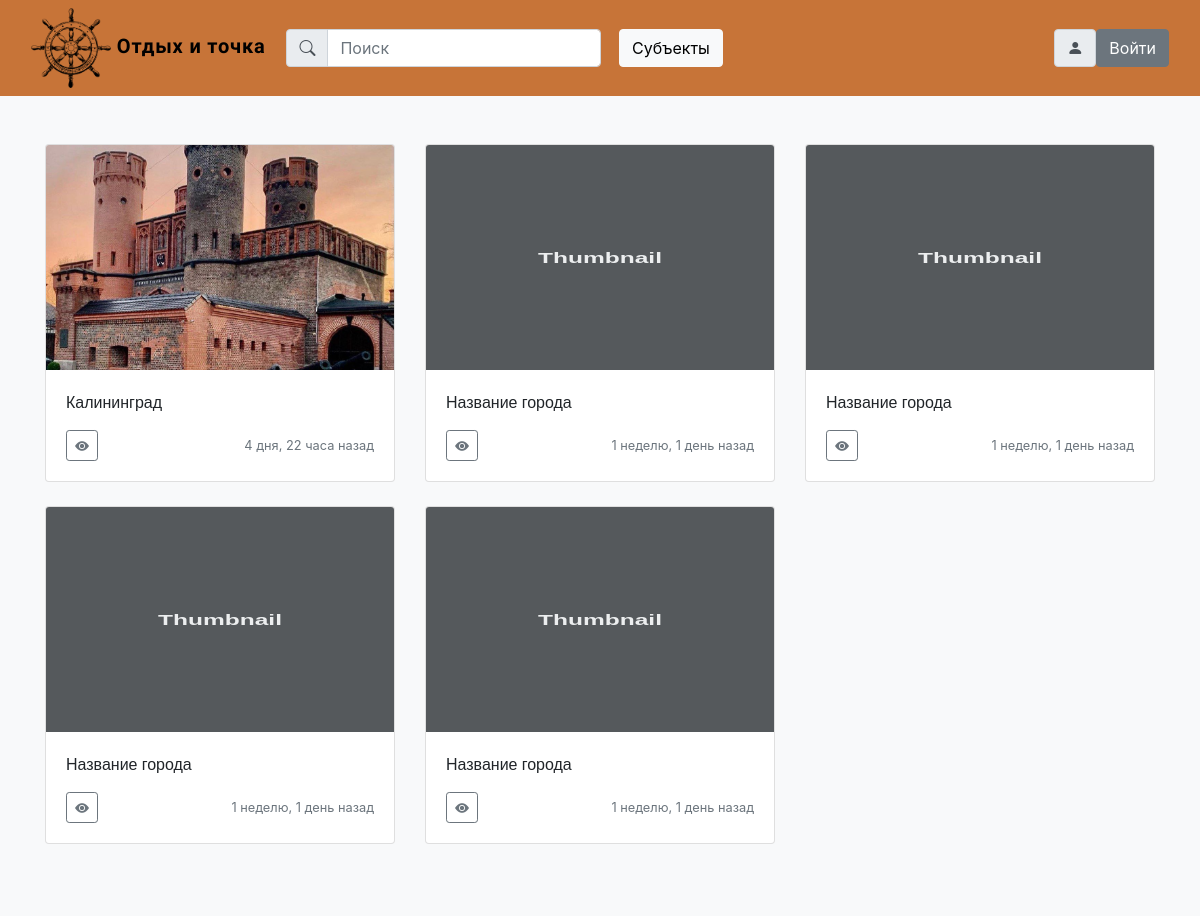
Before: / with the older database file.
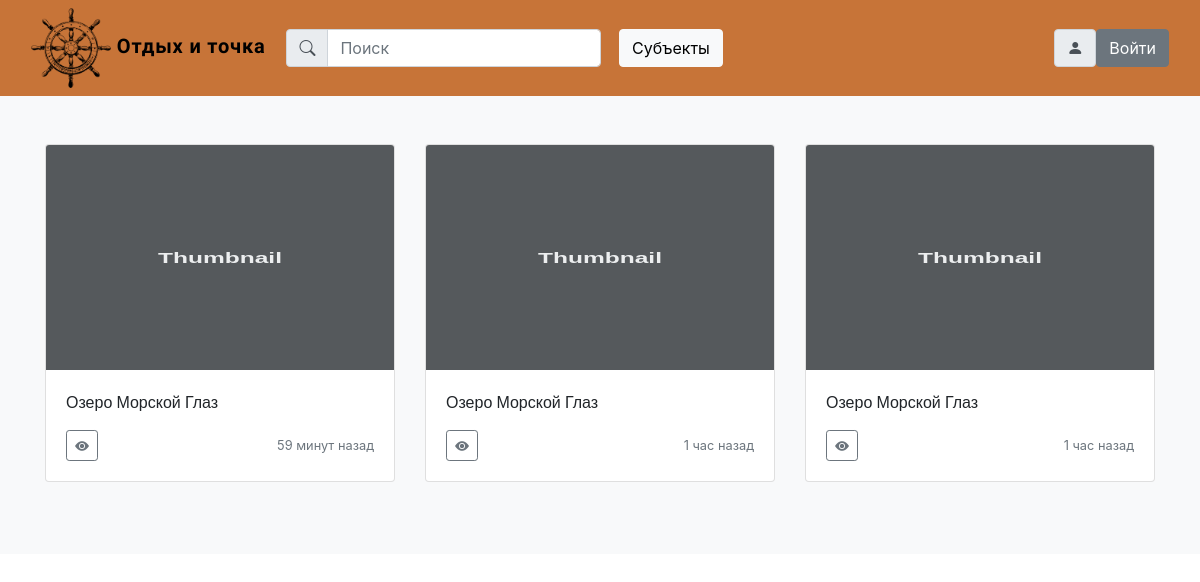
After: the same page with the newer database file.
### main/models.py (models this page shows, shortened)
class AlbumElem(models.Model):  # реализация непосредственно с SQLite
    photo = models.ImageField(upload_to='photos/')
    title = models.TextField(max_length=255, default='Название города')
    content = models.TextField(blank=True)
    time_of_creation = models.DateTimeField(auto_now_add=True)
    bookmark = models.ManyToManyField(User)
    def get_absolute_url(self):
        return reverse('albumelem', kwargs={'album_elem_id': self.pk})
    class Meta:
        verbose_name = 'Статьи на сайте'
        verbose_name_plural = 'Статьи на сайте'

### main/views.py (the view)
# urls.py: path('', index, name='home'),
def index(request):
    elems = AlbumElem.objects.all().order_by('-id')
    if request.method == 'POST':
        for elem in elems:
            button = 'fav{0}'.format(elem.pk)
            if button in request.POST.keys():
                elem.bookmark.add(request.user)
    else:
        print('Tried to register: May be method is not POST?')
    return render(request, 'main/index.html', {'album_elem_list': elems, 'title': 'Главная'})

### main/templates/main/index.html (shortened to what this page needs)
{% extends 'main/base.html' %}
{% load humanize %}
{% block content %}
<div class="container">
    <div class="row">
        {% for album_elem in album_elem_list %}
            <div class="col-md-4">
              <div class="card mb-4 box-shadow">
                {% if album_elem.photo %}
                    <img class="card-img-top"
                         alt="Can't show image :("
                         style="height: 225px; width: 100%; display: block; object-fit: cover;"
                         src="{{album_elem.photo.url}}">
                {% else %}
                    <img class="card-img-top"
                         alt="Thumbnail [100%x225]"
                         style="height: 225px; width: 100%; display: block;"
>
                {% endif %}
                <div class="card-body">
                  <p class="card-text"> {{album_elem.title}} </p>
                  <div class="d-flex justify-content-between align-items-center">
                    <div class="btn-group">
                      <a class="btn btn-sm btn-outline-secondary" href="{{album_elem.get_absolute_url}}"> <i class="bi bi-eye-fill"> </i></a>
                    </div>
                    <small class="text-muted"> {{album_elem.time_of_creation|naturaltime}} </small>
                  </div>
                </div>
              </div>
            </div>
        {% endfor %}
  </div>
</div>
{% endblock %}

### main/templates/main/base.html (shortened to what this page needs)
<!DOCTYPE html>
{% load static%}
<html lang="ru">
<head>
  <link type="text/css" href="{% static 'main/css/styles.css' %}" rel="stylesheet">
  <link rel="stylesheet" href="https://cdn.jsdelivr.net/npm/bootstrap-icons@1.5.0/font/bootstrap-icons.css" />
  <link rel="stylesheet" href="https://cdn.jsdelivr.net/npm/bootstrap@4.0.0/dist/css/bootstrap.min.css"
>
</head>
<body>
  <nav class="navbar navbar-expand-xl">
    <div class="container-fluid">
      <a class="navbar-brand" href="{% url 'home' %}">
        <img src="{% static 'main/icons/logo.png' %}" alt="Logo" title="Logo"> Отдых и точка
      </a>
      <div class="collapse navbar-collapse" id="navbarResponsive">
        <ul class="navbar-nav mr-auto">
          <li class="nav-item">
            <form class="form-inline mr-auto mr-sl-2 mr-xs-none">
              <div class="form-group">
                <div class="input-group">
                  <div class="input-group-prepend">
                    <span class="input-group-text"> <i class="bi bi-search"></i> </span>
                  </div>
                  <input class="form-control mr-sm-2" type="search" placeholder="Поиск" aria-label="Поиск">
                </div>
              </div>
            </form>
          <li class="nav-item">
            <a type="button" class="btn btn-light" data-toggle="modal" data-target="#exampleModal"> Субъекты </a>
        </ul>
      </div>
      <form class="form-inline ml-auto">
        <div class="form-group">
          <span class="input-group-text"> <i class="bi bi-person-fill"> {{request.user.username}}</i> </span>
          {% if request.user.is_authenticated %}
          <a class="btn btn-secondary" href="{% url 'logout' %}">Выйти</a>
          {% else %}
          <a class="btn btn-secondary" href="{% url 'login' %}">Войти</a>
          {% endif %}
        </div>
      </form>
    </div>
  </nav>
  <div class="album py-5 bg-light">
    {% block content %}
    {% endblock %}
  </div>
</body>
</html>

### main/static/main/css/styles.css (style rules this page uses)
.navbar { background: #C77438; color: black; max-height: 6rem; min-height: 2em; }
.navbar-brand { color:black; font-weight: 800; font-size: 1.5rem; letter-spacing: .05rem; font-family: "Roboto Condensed", sans-serif; }
.navbar img { max-height: 80px; max-width: 80px; min-height: 60px; min-width: 60px; }
.nav-item { margin: 0 .3rem 0 .3rem }
.card-text { text-align: left; font-family: 'Open Sans', sans-serif; white-space: pre-line; }

Changed rows visible on the page:
removed AlbumElem: photo (picture), title "Калининград", time_of_creation "4 дня, 22 часа назад"
removed AlbumElem: title "Название города", time_of_creation "1 неделю, 1 день назад"
removed AlbumElem: title "Название города", time_of_creation "1 неделю, 1 день назад"
removed AlbumElem: title "Название города", time_of_creation "1 неделю, 1 день назад"
removed AlbumElem: title "Название города", time_of_creation "1 неделю, 1 день назад"
added AlbumElem: title "Озеро Морской Глаз", time_of_creation "59 минут назад"
added AlbumElem: title "Озеро Морской Глаз", time_of_creation "1 час назад"
added AlbumElem: title "Озеро Морской Глаз", time_of_creation "1 час назад"
